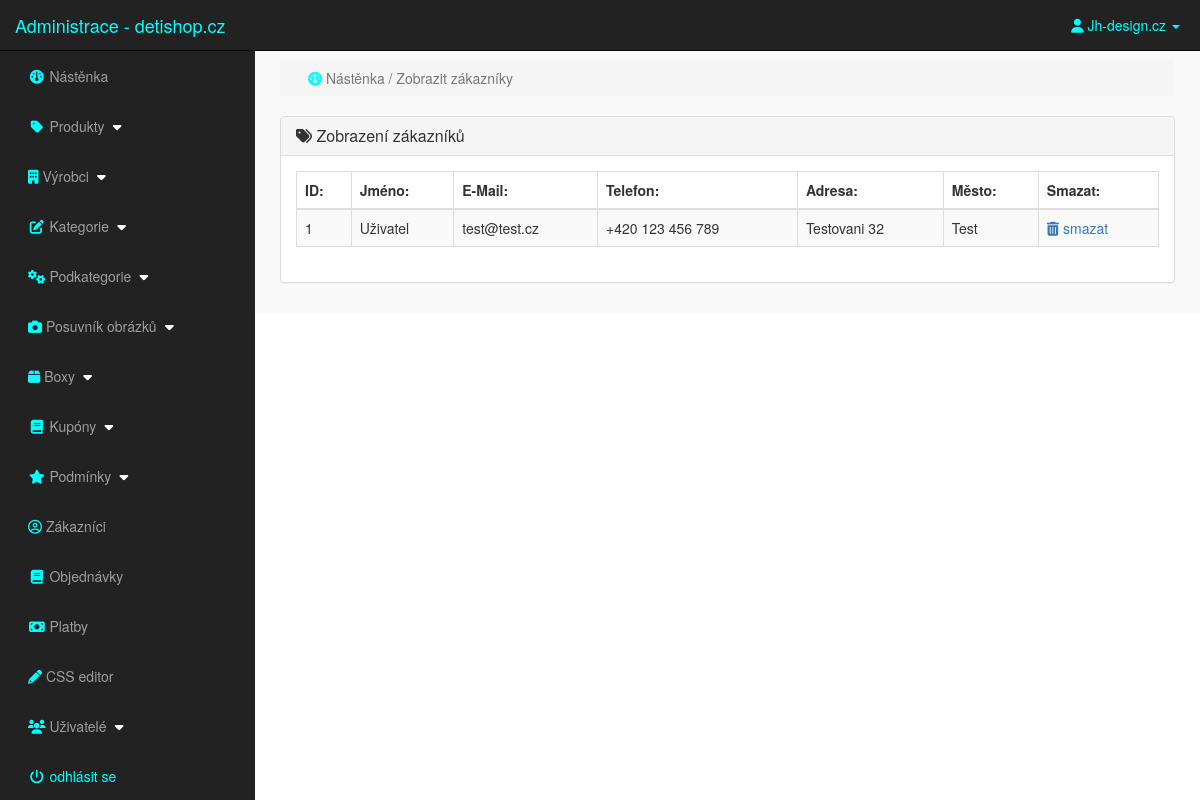
Page /admin_area/index.php?view_customers (signed in) on the committed database.
### tables this page shows
CREATE TABLE `customers` (
  `customer_id` int(10) NOT NULL,
  `customer_name` varchar(255) NOT NULL,
  `customer_email` varchar(255) NOT NULL,
  `customer_pass` varchar(255) NOT NULL,
  `customer_city` varchar(255) NOT NULL,
  `customer_contact` varchar(255) NOT NULL,
  `customer_address` text NOT NULL,
  `customer_ip` varchar(100) NOT NULL
);

### admin_area/view_customers.php (the view)
<?php
    if(!isset($_SESSION['admin_email'])){
        echo "<script>window.open('login.php','_self')</script>";
    }else{
?>
<div class="row">
    <div class="col-lg-12">
        <ol class="breadcrumb">
            <li class="active">
                <i class="fa fa-dashboard"></i> Nástěnka / Zobrazit zákazníky
            </li>
        </ol>
    </div>
</div>
<div class="row">
    <div class="col-lg-12">
        <div class="panel panel-default">
            <div class="panel-heading">
               <h3 class="panel-title">
                   <i class="fa fa-tags"></i>  Zobrazení zákazníků
               </h3>
            </div>
            <div class="panel-body">
                <div class="table-responsive">
                    <table class="table table-striped table-bordered table-hover">
                        <thead>
                            <tr>
                                <th> ID: </th>
                                <th> Jméno: </th>
                                <th> E-Mail: </th>
                                <th> Telefon: </th>
                                <th> Adresa: </th>
                                <th> Město: </th>
                                <th> Smazat: </th>
                            </tr>
                        </thead>
                        <tbody>
                            <?php
                                $i=0;
                                $get_c = "select * from customers";
                                $run_c = mysqli_query($con,$get_c);
                                while($row_c=mysqli_fetch_array($run_c)){
                                    $c_id = $row_c['customer_id'];
                                    $c_name = $row_c['customer_name'];
                                    $c_email = $row_c['customer_email'];
                                    $c_contact = $row_c['customer_contact'];
                                    $c_address = $row_c['customer_address'];
                                    $c_city = $row_c['customer_city'];
                                    $i++;
                            ?>
                            <tr>
                                <td> <?php echo $i; ?> </td>
                                <td> <?php echo $c_name; ?> </td>
                                <td> <?php echo $c_email; ?> </td>
                                <td> <?php echo $c_contact ?> </td>
                                <td> <?php echo $c_address ?> </td>
                                <td> <?php echo $c_city; ?> </td>
                                <td>
                                     <a href="index.php?delete_customer=<?php echo $c_id; ?>">
                                        <i class="fa fa-trash-o"></i> smazat
                                     </a>
                                </td>
                            </tr>
                            <?php } ?>
                        </tbody>
                    </table>
                </div>
            </div>
        </div>
    </div>
</div>
<?php } ?>

### admin_area/includes/sidebar.php (shortened to what this page needs)
<?php include "includes/header.php";
?>
<?php
if(!isset($_SESSION['admin_email'])){
    echo "<script>window.open('login.php','_self')</script>";
} else {
?>
<nav class="navbar navbar-inverse navbar-fixed-top">
    <div class="navbar-header">
        <a href="index.php?dashboard" class="navbar-brand" style="color:aqua;"> Administrace - detishop.cz</a>
    </div>
    <ul class="nav navbar-right top-nav">
        <li class="dropdown">
            <a href="#" class="dropdown-toggle" data-toggle="dropdown"style="color:aqua;margin-right:20px;">
                <i class="fa fa-user"></i> <?php echo $admin_name;?> <b class="caret"></b>
            </a>
        </li>
    </ul>
    <div class="collapse navbar-collapse navbar-ex1-collapse">
        <ul class="nav navbar-nav side-nav">
            <li>
                <a href="index.php?dashboard">
                    <i class="fa fa-fw fa-dashboard"></i> Nástěnka
                </a>
            </li>
            <li>
                <a href="#" data-toggle="collapse" data-target="#products">
                    <i class="fa fa-fw fa-tag"></i> Produkty
                    <i class="fa fa-fw fa-caret-down"></i>
                </a>
            </li>
            <li>
                <a href="#" data-toggle="collapse" data-target="#manufacturer">
                        <i class="fas fa-building"></i> Výrobci
                        <i class="fa fa-fw fa-caret-down"></i>
                </a>
            </li>
            <li>
                <a href="#" data-toggle="collapse" data-target="#cat">
                    <i class="fa fa-fw fa-edit"></i> Kategorie
                    <i class="fa fa-fw fa-caret-down"></i>
                </a>
            </li>
            <li>
                <a href="#" data-toggle="collapse" data-target="#p_cat">
                    <i class="fas fa-cogs"></i> Podkategorie
                    <i class="fa fa-fw fa-caret-down"></i>
                </a>
            </li>
            <li>
                <a href="#" data-toggle="collapse" data-target="#slides">
                    <i class="fas fa-camera"></i> Posuvník obrázků
                    <i class="fa fa-fw fa-caret-down"></i>
                </a>
            </li>
                <li>
                <a href="#" data-toggle="collapse" data-target="#boxes">
                        <i class="fas fa-box"></i> Boxy
                        <i class="fa fa-fw fa-caret-down"></i>
                </a>
            </li>
            <li>
                <a href="#" data-toggle="collapse" data-target="#coupon">
                        <i class="fa fa-fw fa-book"></i> Kupóny
                        <i class="fa fa-fw fa-caret-down"></i>
                </a>
            </li>
            <li>
                <a href="#" data-toggle="collapse" data-target="#terms">
                        <i class="fa fa-fw fa-star"></i> Podmínky
                        <i class="fa fa-fw fa-caret-down"></i>
                </a>
            </li>
            <li>
                    <a href="index.php?view_customers">
                    <i class="far fa-user-circle"></i> Zákazníci
                </a>
            </li>
            <li>
                <a href="index.php?view_orders">
                    <i class="fa fa-fw fa-book"></i> Objednávky
                </a>
            </li>
            <li>
                <a href="index.php?view_payments">
                    <i class="fa fa-fw fa-money"></i> Platby
                </a>
            </li>
            <li>
                    <a href="index.php?edit_css">
                    <i class="fas fa-pencil-alt"></i> CSS editor
                </a>
            </li>
            <li>
                <a href="#" data-toggle="collapse" data-target="#users">
                        <i class="fa fa-fw fa-users"></i> Uživatelé
                        <i class="fa fa-fw fa-caret-down"></i>
                </a>
            </li>
            <li>
                <a href="logout.php" style="color:aqua;">
                    <i class="fa fa-fw fa-power-off"></i> odhlásit se
                </a>
            </li>
        </ul>
    </div>
</nav>
<?php } ?>

### admin_area/css/style.css (style rules this page uses)
body { margin-top: 100px; }
@media (min-width: 768px) { body { margin-top: 50px; } }
.top-nav>li { float: left; display: inline-block; }
.top-nav>li>a { color: #999999; line-height: 20px; padding-top: 15px; padding-bottom: 15px; }
@media (min-width: 768px) { .side-nav { position: fixed; top: 51px; bottom: 0; width: 255px; overflow-y: auto; overflow-x: hidden; background-color: #222222; padding-bottom: 40px; border-radius: 0; } }
@media (min-width: 768px) { .side-nav>li>a { width: 255px; } }
.panel-body { border-radius: 5px; }
.fa-dashboard, .fa-tag, .fa-building, .fa-edit, .fa-cogs, .fa-camera, .fa-box, .fa-book, .fa-star, .fa-user-circle, .fa-book, .fa-money, .fa-pencil-alt, .fa-users, .fa-power-off { color:aqua; margin-left:13px; }
.fa-caret-down { color: white; }

### rows in the picture
customers: customer_name "Uživatel", customer_email "test@test.cz", customer_contact "+420 123 456 789", customer_address "Testovani 32", customer_city "Test"

### other values in the picture
$admin_name "Jh-design.cz"
